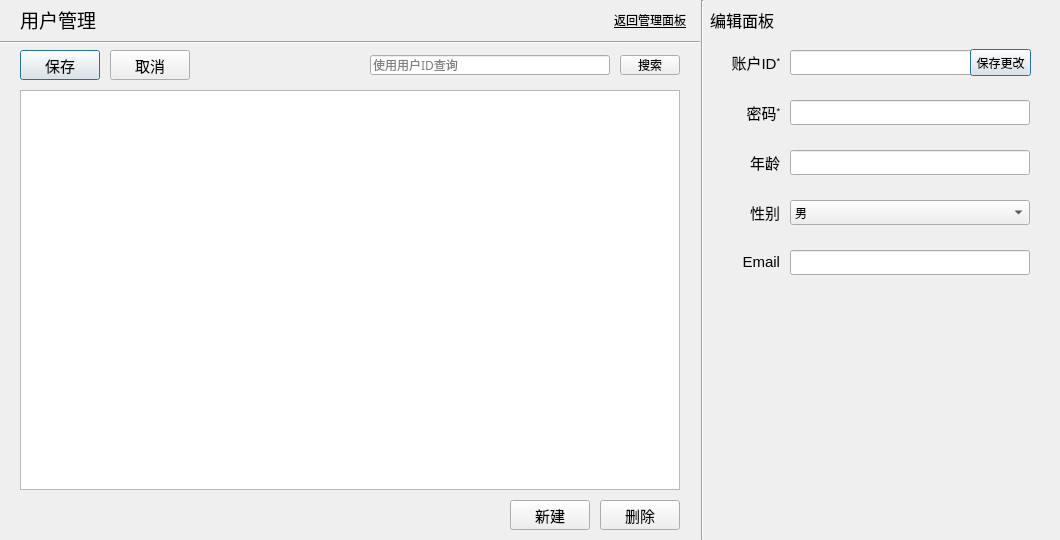
<?xml version="1.0" encoding="UTF-8"?>
<ui version="4.0">
 <class>usermanageWindow</class>
 <widget class="QWidget" name="usermanageWindow">
  <property name="geometry">
   <rect>
    <x>0</x>
    <y>0</y>
    <width>1060</width>
    <height>540</height>
   </rect>
  </property>
  <property name="minimumSize">
   <size>
    <width>1060</width>
    <height>540</height>
   </size>
  </property>
  <property name="maximumSize">
   <size>
    <width>1060</width>
    <height>540</height>
   </size>
  </property>
  <property name="font">
   <font>
    <family>Microsoft YaHei UI</family>
   </font>
  </property>
  <property name="windowTitle">
   <string>用户账户管理</string>
  </property>
  <widget class="QLineEdit" name="searchlineEdit">
   <property name="geometry">
    <rect>
     <x>370</x>
     <y>55</y>
     <width>240</width>
     <height>20</height>
    </rect>
   </property>
   <property name="font">
    <font>
     <family>Microsoft YaHei</family>
     <pointsize>9</pointsize>
    </font>
   </property>
   <property name="locale">
    <locale language="English" country="UnitedStates"/>
   </property>
   <property name="placeholderText">
    <string>使用用户ID查询</string>
   </property>
  </widget>
  <widget class="QPushButton" name="addButton">
   <property name="enabled">
    <bool>true</bool>
   </property>
   <property name="geometry">
    <rect>
     <x>510</x>
     <y>500</y>
     <width>80</width>
     <height>30</height>
    </rect>
   </property>
   <property name="font">
    <font>
     <family>Microsoft YaHei UI</family>
     <pointsize>11</pointsize>
    </font>
   </property>
   <property name="text">
    <string>新建</string>
   </property>
  </widget>
  <widget class="QLineEdit" name="userIDlineEdit">
   <property name="geometry">
    <rect>
     <x>790</x>
     <y>50</y>
     <width>240</width>
     <height>25</height>
    </rect>
   </property>
   <property name="font">
    <font>
     <family>Microsoft YaHei</family>
     <pointsize>11</pointsize>
    </font>
   </property>
   <property name="locale">
    <locale language="English" country="UnitedStates"/>
   </property>
  </widget>
  <widget class="QLabel" name="userIDlabel">
   <property name="geometry">
    <rect>
     <x>720</x>
     <y>50</y>
     <width>60</width>
     <height>25</height>
    </rect>
   </property>
   <property name="font">
    <font>
     <family>Microsoft YaHei UI</family>
     <pointsize>11</pointsize>
    </font>
   </property>
   <property name="text">
    <string>&lt;html&gt;&lt;head/&gt;&lt;body&gt;&lt;p align=&quot;right&quot;&gt;账户ID&lt;span style=&quot; vertical-align:super;&quot;&gt;*&lt;/span&gt;&lt;/p&gt;&lt;/body&gt;&lt;/html&gt;</string>
   </property>
  </widget>
  <widget class="QLabel" name="useremaillabel">
   <property name="geometry">
    <rect>
     <x>720</x>
     <y>250</y>
     <width>60</width>
     <height>25</height>
    </rect>
   </property>
   <property name="font">
    <font>
     <family>Microsoft YaHei UI</family>
     <pointsize>11</pointsize>
    </font>
   </property>
   <property name="text">
    <string>&lt;html&gt;&lt;head/&gt;&lt;body&gt;&lt;p align=&quot;right&quot;&gt;Email&lt;/p&gt;&lt;/body&gt;&lt;/html&gt;</string>
   </property>
  </widget>
  <widget class="QComboBox" name="gendercomboBox">
   <property name="geometry">
    <rect>
     <x>790</x>
     <y>200</y>
     <width>240</width>
     <height>25</height>
    </rect>
   </property>
   <property name="font">
    <font>
     <family>Microsoft YaHei</family>
     <pointsize>9</pointsize>
    </font>
   </property>
   <item>
    <property name="text">
     <string>男</string>
    </property>
   </item>
   <item>
    <property name="text">
     <string>女</string>
    </property>
   </item>
  </widget>
  <widget class="QLineEdit" name="useremaillineEdit">
   <property name="geometry">
    <rect>
     <x>790</x>
     <y>250</y>
     <width>240</width>
     <height>25</height>
    </rect>
   </property>
   <property name="font">
    <font>
     <family>Microsoft YaHei</family>
     <pointsize>11</pointsize>
    </font>
   </property>
   <property name="locale">
    <locale language="English" country="UnitedStates"/>
   </property>
  </widget>
  <widget class="QLineEdit" name="agelineEdit">
   <property name="geometry">
    <rect>
     <x>790</x>
     <y>150</y>
     <width>240</width>
     <height>25</height>
    </rect>
   </property>
   <property name="font">
    <font>
     <family>Microsoft YaHei</family>
     <pointsize>11</pointsize>
    </font>
   </property>
   <property name="locale">
    <locale language="English" country="UnitedStates"/>
   </property>
  </widget>
  <widget class="QLabel" name="genderlabel">
   <property name="geometry">
    <rect>
     <x>720</x>
     <y>200</y>
     <width>60</width>
     <height>25</height>
    </rect>
   </property>
   <property name="font">
    <font>
     <family>Microsoft YaHei UI</family>
     <pointsize>11</pointsize>
    </font>
   </property>
   <property name="text">
    <string>&lt;html&gt;&lt;head/&gt;&lt;body&gt;&lt;p align=&quot;right&quot;&gt;性别&lt;/p&gt;&lt;/body&gt;&lt;/html&gt;</string>
   </property>
  </widget>
  <widget class="QPushButton" name="returnButton">
   <property name="geometry">
    <rect>
     <x>610</x>
     <y>10</y>
     <width>80</width>
     <height>20</height>
    </rect>
   </property>
   <property name="font">
    <font>
     <family>Microsoft YaHei UI Light</family>
     <pointsize>9</pointsize>
     <underline>true</underline>
    </font>
   </property>
   <property name="text">
    <string>返回管理面板</string>
   </property>
   <property name="flat">
    <bool>true</bool>
   </property>
  </widget>
  <widget class="QPushButton" name="submitButton">
   <property name="geometry">
    <rect>
     <x>20</x>
     <y>50</y>
     <width>80</width>
     <height>30</height>
    </rect>
   </property>
   <property name="font">
    <font>
     <family>Microsoft YaHei UI</family>
     <pointsize>11</pointsize>
    </font>
   </property>
   <property name="text">
    <string>保存</string>
   </property>
   <property name="default">
    <bool>true</bool>
   </property>
  </widget>
  <widget class="QLabel" name="agelabel">
   <property name="geometry">
    <rect>
     <x>720</x>
     <y>150</y>
     <width>60</width>
     <height>25</height>
    </rect>
   </property>
   <property name="font">
    <font>
     <family>Microsoft YaHei UI</family>
     <pointsize>11</pointsize>
    </font>
   </property>
   <property name="text">
    <string>&lt;html&gt;&lt;head/&gt;&lt;body&gt;&lt;p align=&quot;right&quot;&gt;年龄&lt;/p&gt;&lt;/body&gt;&lt;/html&gt;</string>
   </property>
  </widget>
  <widget class="QLineEdit" name="passwordlineEdit">
   <property name="geometry">
    <rect>
     <x>790</x>
     <y>100</y>
     <width>240</width>
     <height>25</height>
    </rect>
   </property>
   <property name="font">
    <font>
     <family>Microsoft YaHei</family>
     <pointsize>11</pointsize>
    </font>
   </property>
   <property name="locale">
    <locale language="English" country="UnitedStates"/>
   </property>
  </widget>
  <widget class="QLabel" name="title">
   <property name="geometry">
    <rect>
     <x>20</x>
     <y>0</y>
     <width>200</width>
     <height>40</height>
    </rect>
   </property>
   <property name="font">
    <font>
     <family>Microsoft YaHei UI</family>
     <pointsize>14</pointsize>
    </font>
   </property>
   <property name="text">
    <string>&lt;html&gt;&lt;head/&gt;&lt;body&gt;&lt;p&gt;用户管理&lt;/p&gt;&lt;/body&gt;&lt;/html&gt;</string>
   </property>
  </widget>
  <widget class="Line" name="line">
   <property name="geometry">
    <rect>
     <x>0</x>
     <y>40</y>
     <width>700</width>
     <height>5</height>
    </rect>
   </property>
   <property name="orientation">
    <enum>Qt::Horizontal</enum>
   </property>
  </widget>
  <widget class="QPushButton" name="searchButton">
   <property name="geometry">
    <rect>
     <x>620</x>
     <y>55</y>
     <width>60</width>
     <height>20</height>
    </rect>
   </property>
   <property name="font">
    <font>
     <family>Microsoft YaHei UI</family>
     <pointsize>9</pointsize>
    </font>
   </property>
   <property name="text">
    <string>搜索</string>
   </property>
  </widget>
  <widget class="QPushButton" name="deleteButton">
   <property name="enabled">
    <bool>true</bool>
   </property>
   <property name="geometry">
    <rect>
     <x>600</x>
     <y>500</y>
     <width>80</width>
     <height>30</height>
    </rect>
   </property>
   <property name="font">
    <font>
     <family>Microsoft YaHei UI</family>
     <pointsize>11</pointsize>
    </font>
   </property>
   <property name="text">
    <string>删除</string>
   </property>
  </widget>
  <widget class="QPushButton" name="revertButton">
   <property name="geometry">
    <rect>
     <x>110</x>
     <y>50</y>
     <width>80</width>
     <height>30</height>
    </rect>
   </property>
   <property name="font">
    <font>
     <family>Microsoft YaHei UI</family>
     <pointsize>11</pointsize>
    </font>
   </property>
   <property name="text">
    <string>取消</string>
   </property>
  </widget>
  <widget class="QLabel" name="passwordlabel">
   <property name="geometry">
    <rect>
     <x>720</x>
     <y>100</y>
     <width>60</width>
     <height>25</height>
    </rect>
   </property>
   <property name="font">
    <font>
     <family>Microsoft YaHei UI</family>
     <pointsize>11</pointsize>
    </font>
   </property>
   <property name="text">
    <string>&lt;html&gt;&lt;head/&gt;&lt;body&gt;&lt;p align=&quot;right&quot;&gt;密码&lt;span style=&quot; vertical-align:super;&quot;&gt;*&lt;/span&gt;&lt;/p&gt;&lt;/body&gt;&lt;/html&gt;</string>
   </property>
  </widget>
  <widget class="QLabel" name="title_2">
   <property name="geometry">
    <rect>
     <x>710</x>
     <y>0</y>
     <width>200</width>
     <height>40</height>
    </rect>
   </property>
   <property name="font">
    <font>
     <family>Microsoft YaHei UI</family>
     <pointsize>12</pointsize>
    </font>
   </property>
   <property name="text">
    <string>&lt;html&gt;&lt;head/&gt;&lt;body&gt;&lt;p&gt;&lt;span style=&quot; font-size:12pt;&quot;&gt;编辑面板&lt;/span&gt;&lt;/p&gt;&lt;/body&gt;&lt;/html&gt;</string>
   </property>
  </widget>
  <widget class="QTableView" name="tableView">
   <property name="geometry">
    <rect>
     <x>20</x>
     <y>90</y>
     <width>660</width>
     <height>400</height>
    </rect>
   </property>
   <property name="font">
    <font>
     <family>Microsoft YaHei</family>
     <pointsize>11</pointsize>
    </font>
   </property>
  </widget>
  <widget class="Line" name="line_2">
   <property name="geometry">
    <rect>
     <x>700</x>
     <y>0</y>
     <width>5</width>
     <height>540</height>
    </rect>
   </property>
   <property name="orientation">
    <enum>Qt::Vertical</enum>
   </property>
  </widget>
  <widget class="QPushButton" name="saveButton">
   <property name="geometry">
    <rect>
     <x>970</x>
     <y>49</y>
     <width>61</width>
     <height>27</height>
    </rect>
   </property>
   <property name="font">
    <font>
     <family>Microsoft YaHei UI</family>
     <pointsize>9</pointsize>
    </font>
   </property>
   <property name="text">
    <string>保存更改</string>
   </property>
   <property name="default">
    <bool>true</bool>
   </property>
  </widget>
  <widget class="QPushButton" name="helpButton">
   <property name="geometry">
    <rect>
     <x>1040</x>
     <y>520</y>
     <width>20</width>
     <height>20</height>
    </rect>
   </property>
   <property name="font">
    <font>
     <family>Microsoft YaHei UI</family>
     <pointsize>10</pointsize>
    </font>
   </property>
   <property name="icon">
    <iconset>
     <normaloff>help-20.png</normaloff>help-20.png</iconset>
   </property>
   <property name="iconSize">
    <size>
     <width>20</width>
     <height>20</height>
    </size>
   </property>
   <property name="flat">
    <bool>true</bool>
   </property>
  </widget>
 </widget>
 <layoutdefault spacing="6" margin="11"/>
 <tabstops>
  <tabstop>userIDlineEdit</tabstop>
  <tabstop>passwordlineEdit</tabstop>
  <tabstop>agelineEdit</tabstop>
  <tabstop>gendercomboBox</tabstop>
  <tabstop>useremaillineEdit</tabstop>
  <tabstop>submitButton</tabstop>
  <tabstop>revertButton</tabstop>
  <tabstop>searchlineEdit</tabstop>
  <tabstop>searchButton</tabstop>
  <tabstop>addButton</tabstop>
  <tabstop>deleteButton</tabstop>
  <tabstop>tableView</tabstop>
  <tabstop>returnButton</tabstop>
 </tabstops>
 <resources/>
 <connections/>
</ui>
